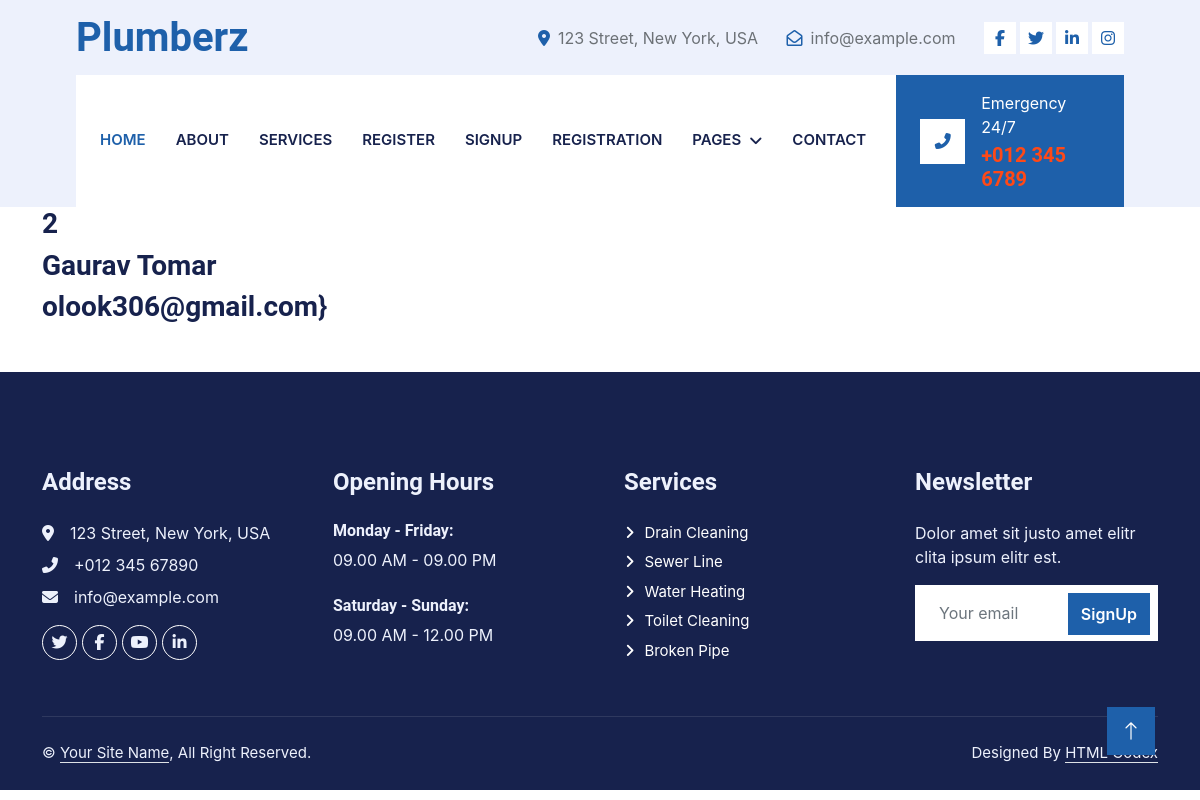
/getdetail/2, run on the app's committed database.
### myapp/models.py (models this page shows, shortened)
class StudentModel(models.Model):
    name=models.CharField(max_length=50)
    email=models.EmailField(max_length=50)
    password=models.CharField(max_length=30)
    confirm_pass=models.CharField(max_length=30)

### myapp/views.py (the view)
# urls.py: path('getdetail/<int:id>',getdetail,name="getdetail"),
def getdetail(requset,id):
    data=StudentModel.objects.get(id=id)
    return render(requset,"getdetail.html",{'data':data})

### myapp/templates/getdetail.html
{% include 'header.html' %}
<div class="container">
    <h3>{{data.id}}</h3>
    <h3>{{data.name}}</h3>
    <h3>{{data.email}}}</h3>
</div>
{% include 'footer.html' %}

### myapp/static/css/style.css (style rules this page uses)
:root { --primary: #1E60AA; --secondary: #FF4917; --light: #EDF1FC; --dark: #17224D; }

### data on the page
StudentModel: id "2", name "Gaurav Tomar", email "olook306@gmail.com"
